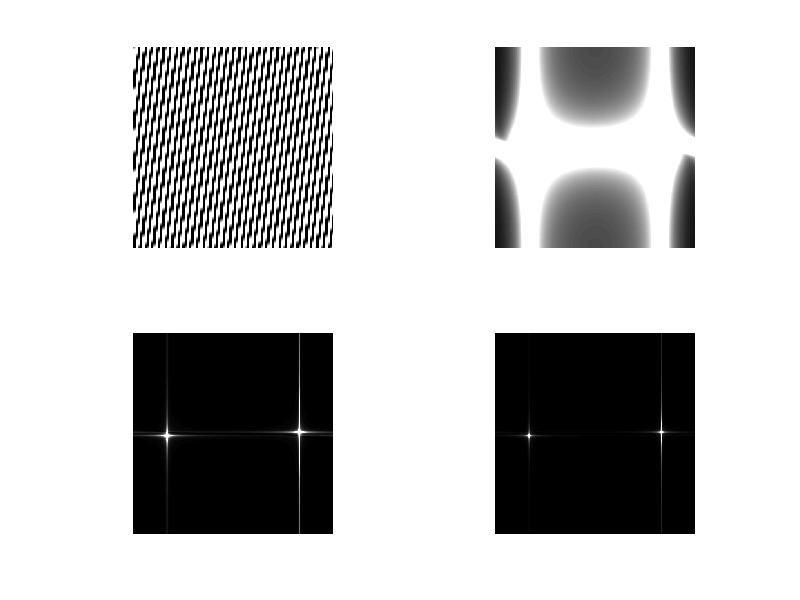

MATLAB code for this plot: (Note: this script raises an error after producing the figure.)
% Program to make Moire patterns with cos lines.
clc;    
close all;  
clear;  
workspace;  
format long g;
format compact;
fontSize = 24;
rows = 512;
columns = 512;

%% Creating a random Moire Pattern
I0=randn;  A=randn+1i*randn                     % generate random parameters
%I0=1;A=1+i
wx0=rand*2*pi-pi, wy0=rand*pi
H=512;K=512;                                    % size of image
x=1:H; x=repmat(x',[1,K]); 
y=1:K; y=repmat(y,[H,1]);
moireImage=I0+real(A*exp(1i*wx0*x+1i*wy0*y));   % create the image
ft = fftshift(fft2(moireImage));                % Fourier Transform of Moire Pattern

%% Plotting the original image and FT of it

subplot(2, 2, 1);imshow(moireImage);

subplot(2,2,2);imshow(abs(ft))

subplot(2,2,3);imshow(abs(ft), [0, 300])

subplot(2,2,4);imshow(abs(ft), [0 1000])

%% Finding the location of the maximum point
% Set the magnitude of origin to 0
% J = abs(ft)/1000;
% origin = rows/2+1;
% J(origin,origin) = 0;
% 
% [jx, jy] = find(ismember(J, max(J(:))));        % locate the maxima of the ft.
% 
% wx = jx(2) - origin;                            % find the difference between
% wy = jy(2) - origin;                            % the origin and the maxima
% 
% wx = 2 * pi * wx/H                             % Calculate wx and wy
% wy = 2 * pi * wy/K

%% Computing X
% A = ones(H * K,1);                                 % creating empty matrixs
% B = zeros(H);C = zeros(H);
% for xx=1:H
%     for yy=1:K
%         pow = 1i * wx * xx + 1i * wy * yy;           % finding e^(i*wx*x+i*wy*y)
%         B(xx,yy) = exp(pow);                          % ie matrix B and C
%         C(xx,yy) = exp(-pow);
%     end
% end
% 
% % Put the matrix in a vector
% I = reshape(moireImage,H*K,1);                      % put the image into a vector
% M = [A,B(:),C(:)];                                  % Put the vector in one matrix       
% X = M\I

%X=[ones(K*H,1),exp(i*wx0*x(:)+i*wy0*y(:)),exp(-i*wx0*x(:)-i*wy0*y(:))]\moireImage(:)
%=[ones(K*H,1),exp(i*wx*x(:)+i*wy*y(:)),exp(-i*wx*x(:)-i*wy*y(:))]\moireImage(:)
[Imin,param]=imfrest2(moireImage,3,struct('numiter',3));
X=[exp(i*x(:)*param.w(1,:)+i*y(:)*param.w(2,:))]\moireImage(:)

% %% Regenerate the original Moire pattern with matrix X
I2=real(X(1,1));  A2=2*X(2,1)                             % Get the parameters from matrix X
x=1:H; x=repmat(x',[1,K]); 
y=1:K; y=repmat(y,[H,1]);
moireImage2=I2+real(A2*exp(1i*(param.w(1,2)-2*pi)*x+1i*param.w(2,2)*y));     % create the image
ft2 = fftshift(fft2(moireImage2));                  % Fourier Transform of Moire Pattern

%% Plotting the regenerated image and FT of it
    
figure();
subplot(2, 2, 1); imshow(moireImage2);           % Moire Pattern

subplot(2,2,2); imshow(abs(ft2))                  % fft2 with fftshift

subplot(2,2,3); imshow(abs(ft2), [0, 300])        % Choosing a suitable value to show the maxima

subplot(2,2,4); imshow(abs(ft2), [0 1000])